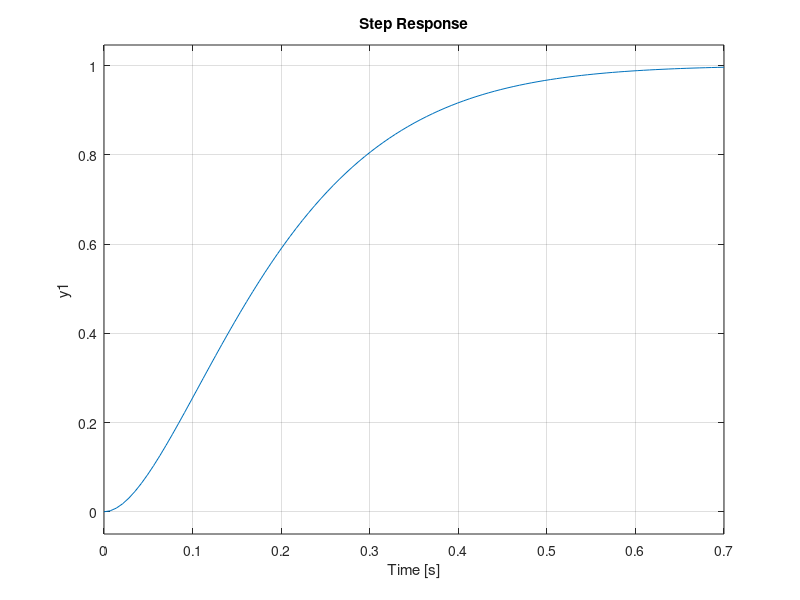

This figure's MATLAB source:
tita = 0.95;
wn = 9.6;
suprareglaj = exp(-pi*tita/sqrt(1-tita^2));
estv = 2*tita/wn;
w = wn*sqrt(1-tita^2);
Kw = tf(wn^2,[1,2*tita*wn,wn^2]);
Gp = tf(2.5,[1,3.2,0]);
Gc = 1/Gp*tf(wn^2,[1,2*tita*wn,0]);
step(Gc);
step(Kw)
